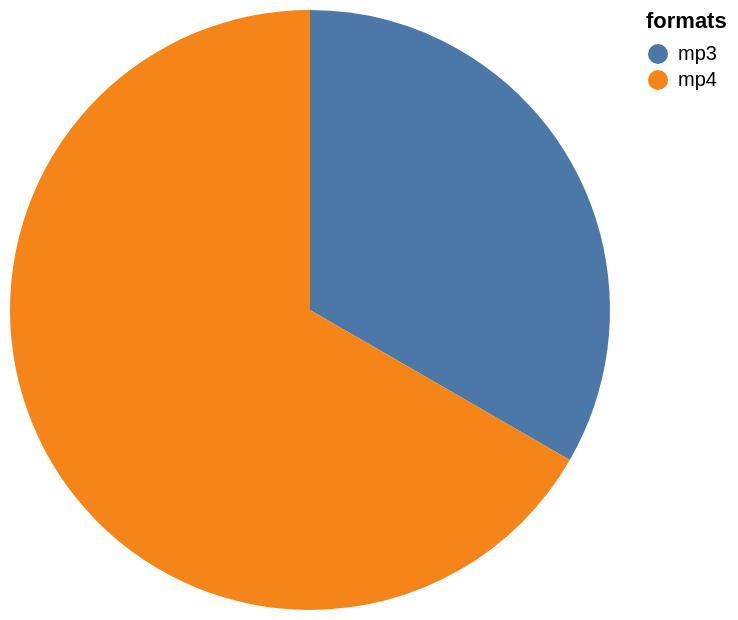

The Vega-Lite source for this figure:
### Vega-Lite specification from a JSON file in a GitHub repository (floating-point values rounded to 4 significant figures)
{"data": {"values": [{"x_data": "mp3", "y_data": 2}, {"x_data": "mp4", "y_data": 4}]}, "mark": "arc", "encoding": {"theta": {"field": "y_data", "type": "quantitative", "title": "count(*)"}, "color": {"field": "x_data", "type": "nominal", "title": "formats"}}}
